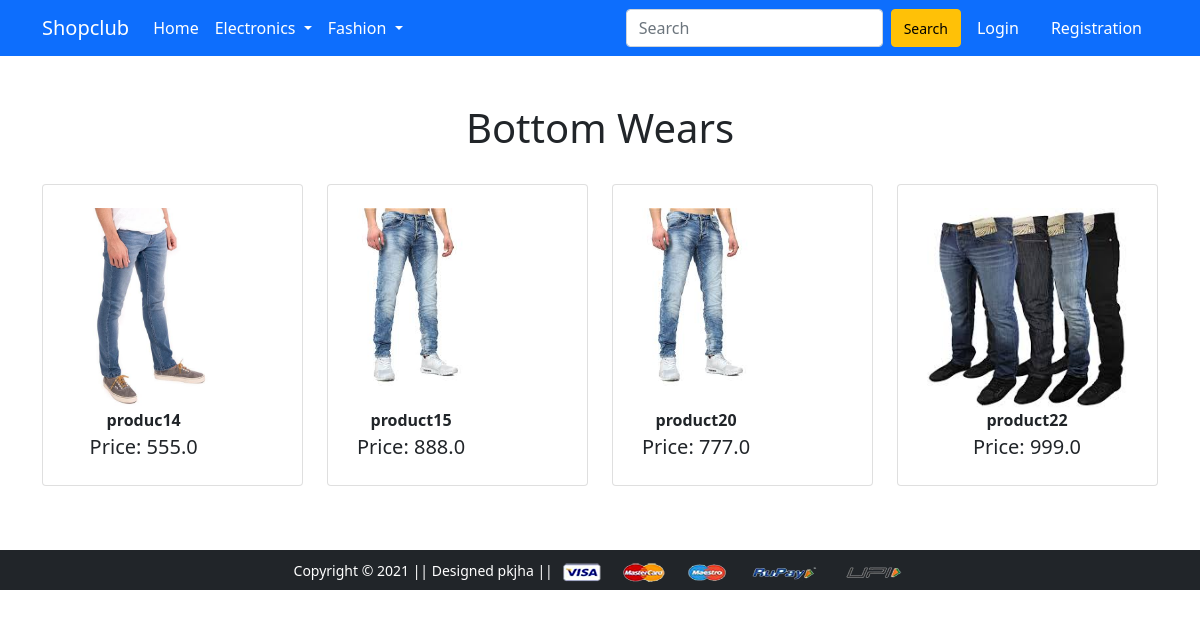
The app's page /bottomwear/ with its own data.
### app/models.py (models this page shows, shortened)
class Product(models.Model):
    title=models.CharField(max_length=200)
    selling_price=models.FloatField()
    discounted_price=models.FloatField()
    description=models.TextField()
    brand=models.CharField(max_length=100)
    category=models.CharField( choices=CATEGORY_CHOICES, max_length=5)
    product_image=models.ImageField(upload_to='producting')

### app/views.py (the view)
# urls.py: path('bottomwear/', views.bottomwear, name='bottomwear'),
def bottomwear(request , data=None):
    if data == None:
        bottomwears=Product.objects.filter(category='BW')
        return render(request, 'app/botomwear.html',{'bottomwears':bottomwears})
    else:
        return render(request, 'app/botomwear.html',{'mob':"No  Smartphone Available" })

### app/templates/app/botomwear.html (shortened to what this page needs)
{% extends 'app/base.html' %}
 {% load static %}
{% block main-content %}
<div class="container my-5">
 <strong><h1 class="text-center  "><span class=''>Bottom Wears</span></h1></strong>
<br>
 <div class="row">
  {% for bw in bottomwears %}
  <div class="col-sm-3">
   <div class="card mb-3">
     <div class="card-body">
     <a href="{% url 'product-detail' bw.id %}" class="btn">
            <div class="item">
              <img
                src="{{bw.product_image.url}}"
                alt="image"
                class=""
                height="200px"
              ><br>
              <span class="fw-bold "> {{bw.title}}</span>
              <br /><span class="fs-5 ">Price: {{bw.discounted_price}}</span>
            </div>
            </a>
     </div>
   </div>
  </div>
   {% endfor %}
  </div>
  </div>
{% endblock main-content %}

### records on screen
Product: product_image (picture), title "produc14", discounted_price "555.0"
Product: product_image (picture), title "product15", discounted_price "888.0"
Product: product_image (picture), title "product20", discounted_price "777.0"
Product: product_image (picture), title "product22", discounted_price "999.0"
